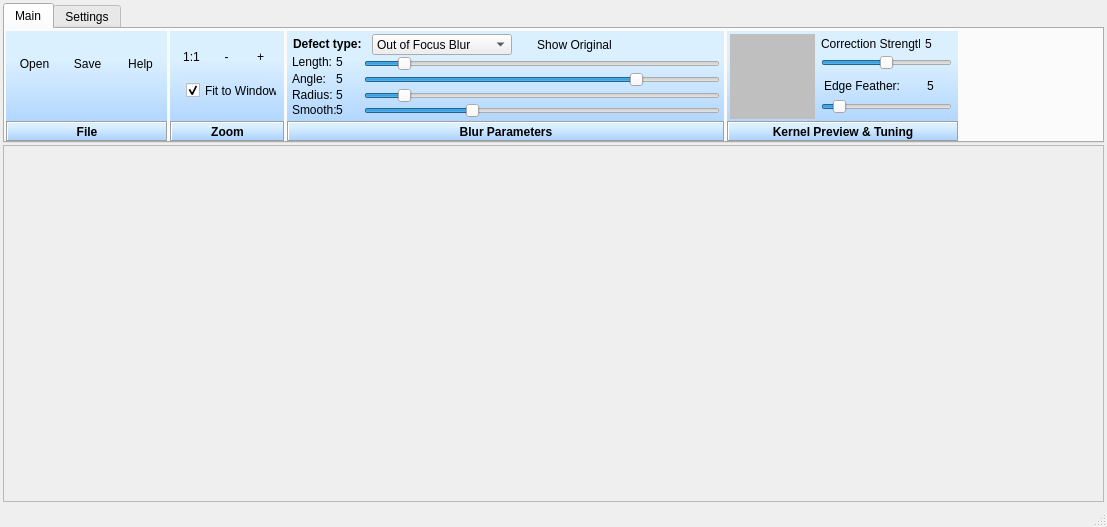
<?xml version="1.0" encoding="UTF-8"?>
<ui version="4.0">
 <class>MainWindow</class>
 <widget class="QMainWindow" name="MainWindow">
  <property name="geometry">
   <rect>
    <x>0</x>
    <y>0</y>
    <width>1107</width>
    <height>527</height>
   </rect>
  </property>
  <property name="sizePolicy">
   <sizepolicy hsizetype="Expanding" vsizetype="Expanding">
    <horstretch>0</horstretch>
    <verstretch>0</verstretch>
   </sizepolicy>
  </property>
  <property name="minimumSize">
   <size>
    <width>400</width>
    <height>400</height>
   </size>
  </property>
  <property name="acceptDrops">
   <bool>true</bool>
  </property>
  <property name="windowTitle">
   <string>SmartDeblur</string>
  </property>
  <property name="windowIcon">
   <iconset resource="MainResources.qrc">
    <normaloff>:/SmartDeblur/Icons/Logo2.png</normaloff>:/SmartDeblur/Icons/Logo2.png</iconset>
  </property>
  <widget class="QWidget" name="centralWidget">
   <property name="sizePolicy">
    <sizepolicy hsizetype="Expanding" vsizetype="Expanding">
     <horstretch>0</horstretch>
     <verstretch>0</verstretch>
    </sizepolicy>
   </property>
   <property name="acceptDrops">
    <bool>false</bool>
   </property>
   <layout class="QGridLayout" name="gridLayout">
    <property name="leftMargin">
     <number>3</number>
    </property>
    <property name="topMargin">
     <number>3</number>
    </property>
    <property name="rightMargin">
     <number>3</number>
    </property>
    <property name="bottomMargin">
     <number>3</number>
    </property>
    <property name="spacing">
     <number>2</number>
    </property>
    <item row="0" column="0">
     <widget class="QTabWidget" name="tabWidget">
      <property name="maximumSize">
       <size>
        <width>16777215</width>
        <height>140</height>
       </size>
      </property>
      <property name="acceptDrops">
       <bool>true</bool>
      </property>
      <property name="currentIndex">
       <number>0</number>
      </property>
      <widget class="QWidget" name="tab">
       <attribute name="title">
        <string>Main</string>
       </attribute>
       <widget class="QFrame" name="frame">
        <property name="geometry">
         <rect>
          <x>1</x>
          <y>2</y>
          <width>161</width>
          <height>110</height>
         </rect>
        </property>
        <property name="styleSheet">
         <string notr="true">QFrame  {background-color: qlineargradient(spread:pad, x1:0, y1:1, x2:0, y2:0, stop:0 rgba(165, 206, 255, 255), stop:0.744318 rgba(219, 240, 255, 255))}

QLabel {background-color: none;}
</string>
        </property>
        <property name="frameShape">
         <enum>QFrame::NoFrame</enum>
        </property>
        <property name="frameShadow">
         <enum>QFrame::Sunken</enum>
        </property>
        <widget class="QToolButton" name="btnOpen">
         <property name="geometry">
          <rect>
           <x>3</x>
           <y>3</y>
           <width>51</width>
           <height>60</height>
          </rect>
         </property>
         <property name="text">
          <string>Open</string>
         </property>
         <property name="icon">
          <iconset resource="MainResources.qrc">
           <normaloff>:/SmartDeblur/Icons/Open.png</normaloff>:/SmartDeblur/Icons/Open.png</iconset>
         </property>
         <property name="iconSize">
          <size>
           <width>32</width>
           <height>32</height>
          </size>
         </property>
         <property name="toolButtonStyle">
          <enum>Qt::ToolButtonTextUnderIcon</enum>
         </property>
         <property name="autoRaise">
          <bool>true</bool>
         </property>
        </widget>
        <widget class="QLabel" name="label_4">
         <property name="geometry">
          <rect>
           <x>0</x>
           <y>90</y>
           <width>162</width>
           <height>21</height>
          </rect>
         </property>
         <property name="font">
          <font>
           <weight>75</weight>
           <bold>true</bold>
          </font>
         </property>
         <property name="styleSheet">
          <string notr="true">background-color: qlineargradient(spread:pad, x1:0, y1:1, x2:0, y2:0, stop:0 rgba(165, 206, 255, 255), stop:0.744318 rgba(219, 240, 255, 255))
</string>
         </property>
         <property name="frameShape">
          <enum>QFrame::Box</enum>
         </property>
         <property name="frameShadow">
          <enum>QFrame::Sunken</enum>
         </property>
         <property name="text">
          <string>File</string>
         </property>
         <property name="alignment">
          <set>Qt::AlignCenter</set>
         </property>
        </widget>
        <widget class="QToolButton" name="btnSave">
         <property name="geometry">
          <rect>
           <x>56</x>
           <y>3</y>
           <width>51</width>
           <height>60</height>
          </rect>
         </property>
         <property name="text">
          <string>Save</string>
         </property>
         <property name="icon">
          <iconset resource="MainResources.qrc">
           <normaloff>:/SmartDeblur/Icons/Save.png</normaloff>:/SmartDeblur/Icons/Save.png</iconset>
         </property>
         <property name="iconSize">
          <size>
           <width>32</width>
           <height>32</height>
          </size>
         </property>
         <property name="toolButtonStyle">
          <enum>Qt::ToolButtonTextUnderIcon</enum>
         </property>
         <property name="autoRaise">
          <bool>true</bool>
         </property>
        </widget>
        <widget class="QToolButton" name="btnAbout">
         <property name="geometry">
          <rect>
           <x>109</x>
           <y>3</y>
           <width>51</width>
           <height>60</height>
          </rect>
         </property>
         <property name="text">
          <string>Help</string>
         </property>
         <property name="icon">
          <iconset resource="MainResources.qrc">
           <normaloff>:/SmartDeblur/Icons/About.png</normaloff>:/SmartDeblur/Icons/About.png</iconset>
         </property>
         <property name="iconSize">
          <size>
           <width>32</width>
           <height>32</height>
          </size>
         </property>
         <property name="toolButtonStyle">
          <enum>Qt::ToolButtonTextUnderIcon</enum>
         </property>
         <property name="autoRaise">
          <bool>true</bool>
         </property>
        </widget>
       </widget>
       <widget class="QFrame" name="frame_2">
        <property name="geometry">
         <rect>
          <x>165</x>
          <y>2</y>
          <width>114</width>
          <height>110</height>
         </rect>
        </property>
        <property name="styleSheet">
         <string notr="true">QFrame  {background-color: qlineargradient(spread:pad, x1:0, y1:1, x2:0, y2:0, stop:0 rgba(165, 206, 255, 255), stop:0.744318 rgba(219, 240, 255, 255))}

QLabel {background-color: none;}

</string>
        </property>
        <property name="frameShape">
         <enum>QFrame::NoFrame</enum>
        </property>
        <property name="frameShadow">
         <enum>QFrame::Sunken</enum>
        </property>
        <widget class="QToolButton" name="btnZoomIn">
         <property name="geometry">
          <rect>
           <x>75</x>
           <y>10</y>
           <width>31</width>
           <height>31</height>
          </rect>
         </property>
         <property name="text">
          <string>+</string>
         </property>
         <property name="icon">
          <iconset resource="MainResources.qrc">
           <normaloff>:/SmartDeblur/Icons/Zoom In.png</normaloff>:/SmartDeblur/Icons/Zoom In.png</iconset>
         </property>
         <property name="iconSize">
          <size>
           <width>24</width>
           <height>24</height>
          </size>
         </property>
         <property name="autoRaise">
          <bool>true</bool>
         </property>
        </widget>
        <widget class="QToolButton" name="btnZoomOut">
         <property name="geometry">
          <rect>
           <x>41</x>
           <y>10</y>
           <width>31</width>
           <height>31</height>
          </rect>
         </property>
         <property name="text">
          <string>-</string>
         </property>
         <property name="icon">
          <iconset resource="MainResources.qrc">
           <normaloff>:/SmartDeblur/Icons/Zoom Out.png</normaloff>:/SmartDeblur/Icons/Zoom Out.png</iconset>
         </property>
         <property name="iconSize">
          <size>
           <width>24</width>
           <height>24</height>
          </size>
         </property>
         <property name="autoRaise">
          <bool>true</bool>
         </property>
        </widget>
        <widget class="QToolButton" name="btnZoomNormal">
         <property name="geometry">
          <rect>
           <x>6</x>
           <y>10</y>
           <width>31</width>
           <height>31</height>
          </rect>
         </property>
         <property name="text">
          <string>1:1</string>
         </property>
         <property name="icon">
          <iconset resource="MainResources.qrc">
           <normaloff>:/SmartDeblur/Icons/Zoom_Actual.png</normaloff>:/SmartDeblur/Icons/Zoom_Actual.png</iconset>
         </property>
         <property name="iconSize">
          <size>
           <width>24</width>
           <height>24</height>
          </size>
         </property>
         <property name="autoRaise">
          <bool>true</bool>
         </property>
        </widget>
        <widget class="QCheckBox" name="checkBoxFitToWindow">
         <property name="geometry">
          <rect>
           <x>16</x>
           <y>51</y>
           <width>91</width>
           <height>17</height>
          </rect>
         </property>
         <property name="text">
          <string>Fit to Window</string>
         </property>
         <property name="checked">
          <bool>true</bool>
         </property>
        </widget>
        <widget class="QLabel" name="label_3">
         <property name="geometry">
          <rect>
           <x>0</x>
           <y>90</y>
           <width>115</width>
           <height>21</height>
          </rect>
         </property>
         <property name="font">
          <font>
           <weight>75</weight>
           <bold>true</bold>
          </font>
         </property>
         <property name="styleSheet">
          <string notr="true">background-color: qlineargradient(spread:pad, x1:0, y1:1, x2:0, y2:0, stop:0 rgba(165, 206, 255, 255), stop:0.744318 rgba(219, 240, 255, 255))
</string>
         </property>
         <property name="frameShape">
          <enum>QFrame::Box</enum>
         </property>
         <property name="frameShadow">
          <enum>QFrame::Sunken</enum>
         </property>
         <property name="text">
          <string>Zoom</string>
         </property>
         <property name="alignment">
          <set>Qt::AlignCenter</set>
         </property>
        </widget>
       </widget>
       <widget class="QFrame" name="frame_3">
        <property name="geometry">
         <rect>
          <x>282</x>
          <y>2</y>
          <width>437</width>
          <height>110</height>
         </rect>
        </property>
        <property name="styleSheet">
         <string notr="true">QFrame  {background-color: qlineargradient(spread:pad, x1:0, y1:1, x2:0, y2:0, stop:0 rgba(165, 206, 255, 255), stop:0.744318 rgba(219, 240, 255, 255))}

QLabel {background-color: none;}
</string>
        </property>
        <property name="frameShape">
         <enum>QFrame::NoFrame</enum>
        </property>
        <property name="frameShadow">
         <enum>QFrame::Sunken</enum>
        </property>
        <widget class="QSlider" name="sliderRadius">
         <property name="geometry">
          <rect>
           <x>77</x>
           <y>55</y>
           <width>356</width>
           <height>19</height>
          </rect>
         </property>
         <property name="minimum">
          <number>1</number>
         </property>
         <property name="maximum">
          <number>500</number>
         </property>
         <property name="value">
          <number>50</number>
         </property>
         <property name="orientation">
          <enum>Qt::Horizontal</enum>
         </property>
        </widget>
        <widget class="QSlider" name="sliderPSNR">
         <property name="geometry">
          <rect>
           <x>77</x>
           <y>70</y>
           <width>356</width>
           <height>19</height>
          </rect>
         </property>
         <property name="minimum">
          <number>1</number>
         </property>
         <property name="maximum">
          <number>99</number>
         </property>
         <property name="value">
          <number>30</number>
         </property>
         <property name="orientation">
          <enum>Qt::Horizontal</enum>
         </property>
        </widget>
        <widget class="QLabel" name="labelRadius">
         <property name="geometry">
          <rect>
           <x>49</x>
           <y>57</y>
           <width>32</width>
           <height>13</height>
          </rect>
         </property>
         <property name="text">
          <string>5</string>
         </property>
        </widget>
        <widget class="QLabel" name="labelPSNR">
         <property name="geometry">
          <rect>
           <x>49</x>
           <y>72</y>
           <width>32</width>
           <height>13</height>
          </rect>
         </property>
         <property name="text">
          <string>5</string>
         </property>
        </widget>
        <widget class="QComboBox" name="comboBoxType">
         <property name="geometry">
          <rect>
           <x>85</x>
           <y>3</y>
           <width>140</width>
           <height>21</height>
          </rect>
         </property>
         <item>
          <property name="text">
           <string>Out of Focus Blur</string>
          </property>
         </item>
         <item>
          <property name="text">
           <string>Motion Blur</string>
          </property>
         </item>
         <item>
          <property name="text">
           <string>Gaussian Blur</string>
          </property>
         </item>
        </widget>
        <widget class="QSlider" name="sliderMotionLength">
         <property name="geometry">
          <rect>
           <x>77</x>
           <y>23</y>
           <width>356</width>
           <height>19</height>
          </rect>
         </property>
         <property name="minimum">
          <number>1</number>
         </property>
         <property name="maximum">
          <number>500</number>
         </property>
         <property name="value">
          <number>50</number>
         </property>
         <property name="orientation">
          <enum>Qt::Horizontal</enum>
         </property>
        </widget>
        <widget class="QLabel" name="labelMotionLength">
         <property name="geometry">
          <rect>
           <x>49</x>
           <y>24</y>
           <width>32</width>
           <height>13</height>
          </rect>
         </property>
         <property name="text">
          <string>5</string>
         </property>
        </widget>
        <widget class="QSlider" name="sliderMotionAngle">
         <property name="geometry">
          <rect>
           <x>77</x>
           <y>39</y>
           <width>356</width>
           <height>19</height>
          </rect>
         </property>
         <property name="minimum">
          <number>-90</number>
         </property>
         <property name="maximum">
          <number>90</number>
         </property>
         <property name="value">
          <number>50</number>
         </property>
         <property name="orientation">
          <enum>Qt::Horizontal</enum>
         </property>
        </widget>
        <widget class="QLabel" name="labelMotionAngle">
         <property name="geometry">
          <rect>
           <x>49</x>
           <y>41</y>
           <width>32</width>
           <height>13</height>
          </rect>
         </property>
         <property name="text">
          <string>5</string>
         </property>
        </widget>
        <widget class="QLabel" name="label_2">
         <property name="geometry">
          <rect>
           <x>6</x>
           <y>5</y>
           <width>70</width>
           <height>16</height>
          </rect>
         </property>
         <property name="font">
          <font>
           <weight>75</weight>
           <bold>true</bold>
          </font>
         </property>
         <property name="text">
          <string>Defect type:</string>
         </property>
        </widget>
        <widget class="QToolButton" name="btnShowOriginal">
         <property name="geometry">
          <rect>
           <x>235</x>
           <y>0</y>
           <width>105</width>
           <height>28</height>
          </rect>
         </property>
         <property name="text">
          <string>Show Original</string>
         </property>
         <property name="icon">
          <iconset resource="MainResources.qrc">
           <normaloff>:/SmartDeblur/Icons/image.png</normaloff>:/SmartDeblur/Icons/image.png</iconset>
         </property>
         <property name="iconSize">
          <size>
           <width>24</width>
           <height>24</height>
          </size>
         </property>
         <property name="toolButtonStyle">
          <enum>Qt::ToolButtonTextBesideIcon</enum>
         </property>
         <property name="autoRaise">
          <bool>true</bool>
         </property>
        </widget>
        <widget class="QLabel" name="labelMotionLengthCaption">
         <property name="geometry">
          <rect>
           <x>5</x>
           <y>23</y>
           <width>47</width>
           <height>16</height>
          </rect>
         </property>
         <property name="text">
          <string>Length:</string>
         </property>
        </widget>
        <widget class="QLabel" name="labelMotionAngleCaption">
         <property name="geometry">
          <rect>
           <x>5</x>
           <y>40</y>
           <width>47</width>
           <height>16</height>
          </rect>
         </property>
         <property name="text">
          <string>Angle:</string>
         </property>
        </widget>
        <widget class="QLabel" name="labelRadiusCaption">
         <property name="geometry">
          <rect>
           <x>5</x>
           <y>56</y>
           <width>47</width>
           <height>16</height>
          </rect>
         </property>
         <property name="text">
          <string>Radius:</string>
         </property>
        </widget>
        <widget class="QLabel" name="labelPSNRCaption">
         <property name="geometry">
          <rect>
           <x>5</x>
           <y>71</y>
           <width>47</width>
           <height>16</height>
          </rect>
         </property>
         <property name="text">
          <string>Smooth:</string>
         </property>
        </widget>
        <widget class="QLabel" name="label_7">
         <property name="geometry">
          <rect>
           <x>0</x>
           <y>90</y>
           <width>438</width>
           <height>21</height>
          </rect>
         </property>
         <property name="font">
          <font>
           <weight>75</weight>
           <bold>true</bold>
          </font>
         </property>
         <property name="styleSheet">
          <string notr="true">background-color: qlineargradient(spread:pad, x1:0, y1:1, x2:0, y2:0, stop:0 rgba(165, 206, 255, 255), stop:0.744318 rgba(219, 240, 255, 255))
</string>
         </property>
         <property name="frameShape">
          <enum>QFrame::Box</enum>
         </property>
         <property name="frameShadow">
          <enum>QFrame::Sunken</enum>
         </property>
         <property name="text">
          <string>Blur Parameters</string>
         </property>
         <property name="alignment">
          <set>Qt::AlignCenter</set>
         </property>
        </widget>
       </widget>
       <widget class="QFrame" name="frame_5">
        <property name="geometry">
         <rect>
          <x>722</x>
          <y>2</y>
          <width>231</width>
          <height>110</height>
         </rect>
        </property>
        <property name="styleSheet">
         <string notr="true">QFrame  {background-color: qlineargradient(spread:pad, x1:0, y1:1, x2:0, y2:0, stop:0 rgba(165, 206, 255, 255), stop:0.744318 rgba(219, 240, 255, 255))}

QLabel {background-color: none;}
</string>
        </property>
        <property name="frameShape">
         <enum>QFrame::NoFrame</enum>
        </property>
        <property name="frameShadow">
         <enum>QFrame::Sunken</enum>
        </property>
        <widget class="QSlider" name="sliderKernelStrength">
         <property name="geometry">
          <rect>
           <x>94</x>
           <y>22</y>
           <width>131</width>
           <height>19</height>
          </rect>
         </property>
         <property name="minimum">
          <number>-99</number>
         </property>
         <property name="maximum">
          <number>99</number>
         </property>
         <property name="orientation">
          <enum>Qt::Horizontal</enum>
         </property>
         <property name="tickPosition">
          <enum>QSlider::NoTicks</enum>
         </property>
         <property name="tickInterval">
          <number>20</number>
         </property>
        </widget>
        <widget class="QSlider" name="sliderKernelFeather">
         <property name="geometry">
          <rect>
           <x>94</x>
           <y>66</y>
           <width>131</width>
           <height>19</height>
          </rect>
         </property>
         <property name="minimum">
          <number>1</number>
         </property>
         <property name="maximum">
          <number>99</number>
         </property>
         <property name="value">
          <number>10</number>
         </property>
         <property name="orientation">
          <enum>Qt::Horizontal</enum>
         </property>
         <property name="tickPosition">
          <enum>QSlider::NoTicks</enum>
         </property>
         <property name="tickInterval">
          <number>10</number>
         </property>
        </widget>
        <widget class="QLabel" name="labelKernelPreview">
         <property name="geometry">
          <rect>
           <x>3</x>
           <y>3</y>
           <width>85</width>
           <height>85</height>
          </rect>
         </property>
         <property name="autoFillBackground">
          <bool>false</bool>
         </property>
         <property name="styleSheet">
          <string notr="true">background-color: rgb(191, 191, 191);</string>
         </property>
         <property name="text">
          <string/>
         </property>
        </widget>
        <widget class="QLabel" name="labelStrength">
         <property name="geometry">
          <rect>
           <x>198</x>
           <y>5</y>
           <width>31</width>
           <height>16</height>
          </rect>
         </property>
         <property name="text">
          <string>5</string>
         </property>
        </widget>
        <widget class="QLabel" name="labelFeather">
         <property name="geometry">
          <rect>
           <x>200</x>
           <y>47</y>
           <width>31</width>
           <height>16</height>
          </rect>
         </property>
         <property name="text">
          <string>5</string>
         </property>
        </widget>
        <widget class="QLabel" name="label_5">
         <property name="geometry">
          <rect>
           <x>0</x>
           <y>90</y>
           <width>232</width>
           <height>21</height>
          </rect>
         </property>
         <property name="font">
          <font>
           <weight>75</weight>
           <bold>true</bold>
          </font>
         </property>
         <property name="styleSheet">
          <string notr="true">background-color: qlineargradient(spread:pad, x1:0, y1:1, x2:0, y2:0, stop:0 rgba(165, 206, 255, 255), stop:0.744318 rgba(219, 240, 255, 255))
</string>
         </property>
         <property name="frameShape">
          <enum>QFrame::Box</enum>
         </property>
         <property name="frameShadow">
          <enum>QFrame::Sunken</enum>
         </property>
         <property name="text">
          <string>Kernel Preview &amp; Tuning</string>
         </property>
         <property name="alignment">
          <set>Qt::AlignCenter</set>
         </property>
        </widget>
        <widget class="QLabel" name="labelStrengthCaption">
         <property name="geometry">
          <rect>
           <x>94</x>
           <y>5</y>
           <width>99</width>
           <height>16</height>
          </rect>
         </property>
         <property name="text">
          <string>Correction Strength:</string>
         </property>
        </widget>
        <widget class="QLabel" name="labelFeatherCaption">
         <property name="geometry">
          <rect>
           <x>97</x>
           <y>47</y>
           <width>91</width>
           <height>16</height>
          </rect>
         </property>
         <property name="text">
          <string>Edge Feather:</string>
         </property>
        </widget>
       </widget>
      </widget>
      <widget class="QWidget" name="tab_2">
       <attribute name="title">
        <string>Settings</string>
       </attribute>
       <widget class="QFrame" name="frame_4">
        <property name="geometry">
         <rect>
          <x>1</x>
          <y>2</y>
          <width>161</width>
          <height>110</height>
         </rect>
        </property>
        <property name="styleSheet">
         <string notr="true">QFrame  {background-color: qlineargradient(spread:pad, x1:0, y1:1, x2:0, y2:0, stop:0 rgba(165, 206, 255, 255), stop:0.744318 rgba(219, 240, 255, 255))}

QLabel {background-color: none;}

</string>
        </property>
        <property name="frameShape">
         <enum>QFrame::NoFrame</enum>
        </property>
        <property name="frameShadow">
         <enum>QFrame::Sunken</enum>
        </property>
        <widget class="QLabel" name="label_6">
         <property name="geometry">
          <rect>
           <x>0</x>
           <y>90</y>
           <width>162</width>
           <height>21</height>
          </rect>
         </property>
         <property name="font">
          <font>
           <weight>75</weight>
           <bold>true</bold>
          </font>
         </property>
         <property name="styleSheet">
          <string notr="true">background-color: qlineargradient(spread:pad, x1:0, y1:1, x2:0, y2:0, stop:0 rgba(165, 206, 255, 255), stop:0.744318 rgba(219, 240, 255, 255))
</string>
         </property>
         <property name="frameShape">
          <enum>QFrame::Box</enum>
         </property>
         <property name="frameShadow">
          <enum>QFrame::Sunken</enum>
         </property>
         <property name="text">
          <string>General</string>
         </property>
         <property name="alignment">
          <set>Qt::AlignCenter</set>
         </property>
        </widget>
        <widget class="QLabel" name="label">
         <property name="geometry">
          <rect>
           <x>6</x>
           <y>7</y>
           <width>151</width>
           <height>16</height>
          </rect>
         </property>
         <property name="text">
          <string>Image size limit (largest side):</string>
         </property>
        </widget>
        <widget class="QSpinBox" name="imageSizeLimitSpinBox">
         <property name="geometry">
          <rect>
           <x>8</x>
           <y>27</y>
           <width>81</width>
           <height>22</height>
          </rect>
         </property>
         <property name="minimum">
          <number>100</number>
         </property>
         <property name="maximum">
          <number>10000</number>
         </property>
         <property name="value">
          <number>3000</number>
         </property>
        </widget>
        <widget class="QLabel" name="label_8">
         <property name="geometry">
          <rect>
           <x>5</x>
           <y>52</y>
           <width>151</width>
           <height>31</height>
          </rect>
         </property>
         <property name="font">
          <font>
           <weight>75</weight>
           <bold>true</bold>
          </font>
         </property>
         <property name="styleSheet">
          <string notr="true">color: rgb(214, 0, 0);</string>
         </property>
         <property name="text">
          <string>Increase the value may cause slow/unstable work!</string>
         </property>
         <property name="wordWrap">
          <bool>true</bool>
         </property>
        </widget>
       </widget>
       <widget class="QFrame" name="frame_6">
        <property name="geometry">
         <rect>
          <x>165</x>
          <y>2</y>
          <width>173</width>
          <height>110</height>
         </rect>
        </property>
        <property name="styleSheet">
         <string notr="true">QFrame  {background-color: qlineargradient(spread:pad, x1:0, y1:1, x2:0, y2:0, stop:0 rgba(165, 206, 255, 255), stop:0.744318 rgba(219, 240, 255, 255))}

QLabel {background-color: none;}

</string>
        </property>
        <property name="frameShape">
         <enum>QFrame::NoFrame</enum>
        </property>
        <property name="frameShadow">
         <enum>QFrame::Sunken</enum>
        </property>
        <widget class="QLabel" name="label_9">
         <property name="geometry">
          <rect>
           <x>0</x>
           <y>90</y>
           <width>174</width>
           <height>21</height>
          </rect>
         </property>
         <property name="font">
          <font>
           <weight>75</weight>
           <bold>true</bold>
          </font>
         </property>
         <property name="styleSheet">
          <string notr="true">background-color: qlineargradient(spread:pad, x1:0, y1:1, x2:0, y2:0, stop:0 rgba(165, 206, 255, 255), stop:0.744318 rgba(219, 240, 255, 255))
</string>
         </property>
         <property name="frameShape">
          <enum>QFrame::Box</enum>
         </property>
         <property name="frameShadow">
          <enum>QFrame::Sunken</enum>
         </property>
         <property name="text">
          <string>Deconvolution</string>
         </property>
         <property name="alignment">
          <set>Qt::AlignCenter</set>
         </property>
        </widget>
        <widget class="QSpinBox" name="tvIterationsCountSpinBox">
         <property name="geometry">
          <rect>
           <x>9</x>
           <y>27</y>
           <width>81</width>
           <height>22</height>
          </rect>
         </property>
         <property name="minimum">
          <number>50</number>
         </property>
         <property name="maximum">
          <number>1000</number>
         </property>
         <property name="value">
          <number>500</number>
         </property>
        </widget>
        <widget class="QLabel" name="label_10">
         <property name="geometry">
          <rect>
           <x>7</x>
           <y>7</y>
           <width>161</width>
           <height>16</height>
          </rect>
         </property>
         <property name="text">
          <string>Iterations count for High-Quality:</string>
         </property>
        </widget>
        <widget class="QLabel" name="label_11">
         <property name="geometry">
          <rect>
           <x>9</x>
           <y>61</y>
           <width>91</width>
           <height>16</height>
          </rect>
         </property>
         <property name="text">
          <string>Preview method:</string>
         </property>
        </widget>
        <widget class="QComboBox" name="previewMethodComboBox">
         <property name="geometry">
          <rect>
           <x>98</x>
           <y>58</y>
           <width>70</width>
           <height>22</height>
          </rect>
         </property>
         <item>
          <property name="text">
           <string>Wiener</string>
          </property>
         </item>
         <item>
          <property name="text">
           <string>Tikhonov</string>
          </property>
         </item>
        </widget>
       </widget>
       <widget class="QFrame" name="frame_7">
        <property name="geometry">
         <rect>
          <x>340</x>
          <y>0</y>
          <width>173</width>
          <height>110</height>
         </rect>
        </property>
        <property name="styleSheet">
         <string notr="true">QFrame  {background-color: qlineargradient(spread:pad, x1:0, y1:1, x2:0, y2:0, stop:0 rgba(165, 206, 255, 255), stop:0.744318 rgba(219, 240, 255, 255))}

QLabel {background-color: none;}

</string>
        </property>
        <property name="frameShape">
         <enum>QFrame::NoFrame</enum>
        </property>
        <property name="frameShadow">
         <enum>QFrame::Sunken</enum>
        </property>
        <widget class="QLabel" name="label_15">
         <property name="geometry">
          <rect>
           <x>0</x>
           <y>90</y>
           <width>174</width>
           <height>21</height>
          </rect>
         </property>
         <property name="font">
          <font>
           <weight>75</weight>
           <bold>true</bold>
          </font>
         </property>
         <property name="styleSheet">
          <string notr="true">background-color: qlineargradient(spread:pad, x1:0, y1:1, x2:0, y2:0, stop:0 rgba(165, 206, 255, 255), stop:0.744318 rgba(219, 240, 255, 255))
</string>
         </property>
         <property name="frameShape">
          <enum>QFrame::Box</enum>
         </property>
         <property name="frameShadow">
          <enum>QFrame::Sunken</enum>
         </property>
         <property name="text">
          <string>GIF deblur</string>
         </property>
         <property name="alignment">
          <set>Qt::AlignCenter</set>
         </property>
        </widget>
        <widget class="QSpinBox" name="csizeQSpin">
         <property name="geometry">
          <rect>
           <x>9</x>
           <y>27</y>
           <width>81</width>
           <height>22</height>
          </rect>
         </property>
         <property name="minimumSize">
          <size>
           <width>81</width>
           <height>0</height>
          </size>
         </property>
         <property name="minimum">
          <number>3</number>
         </property>
         <property name="maximum">
          <number>1000</number>
         </property>
         <property name="value">
          <number>100</number>
         </property>
        </widget>
        <widget class="QLabel" name="label_16">
         <property name="geometry">
          <rect>
           <x>7</x>
           <y>7</y>
           <width>161</width>
           <height>16</height>
          </rect>
         </property>
         <property name="text">
          <string>Cluster size</string>
         </property>
        </widget>
       </widget>
      </widget>
     </widget>
    </item>
    <item row="1" column="0">
     <widget class="QScrollArea" name="scrollArea">
      <property name="widgetResizable">
       <bool>false</bool>
      </property>
      <widget class="QWidget" name="scrollAreaWidgetContents">
       <property name="geometry">
        <rect>
         <x>0</x>
         <y>0</y>
         <width>470</width>
         <height>250</height>
        </rect>
       </property>
      </widget>
     </widget>
    </item>
   </layout>
  </widget>
  <widget class="QStatusBar" name="statusBar"/>
 </widget>
 <layoutdefault spacing="6" margin="11"/>
 <resources>
  <include location="MainResources.qrc"/>
 </resources>
 <connections/>
</ui>
